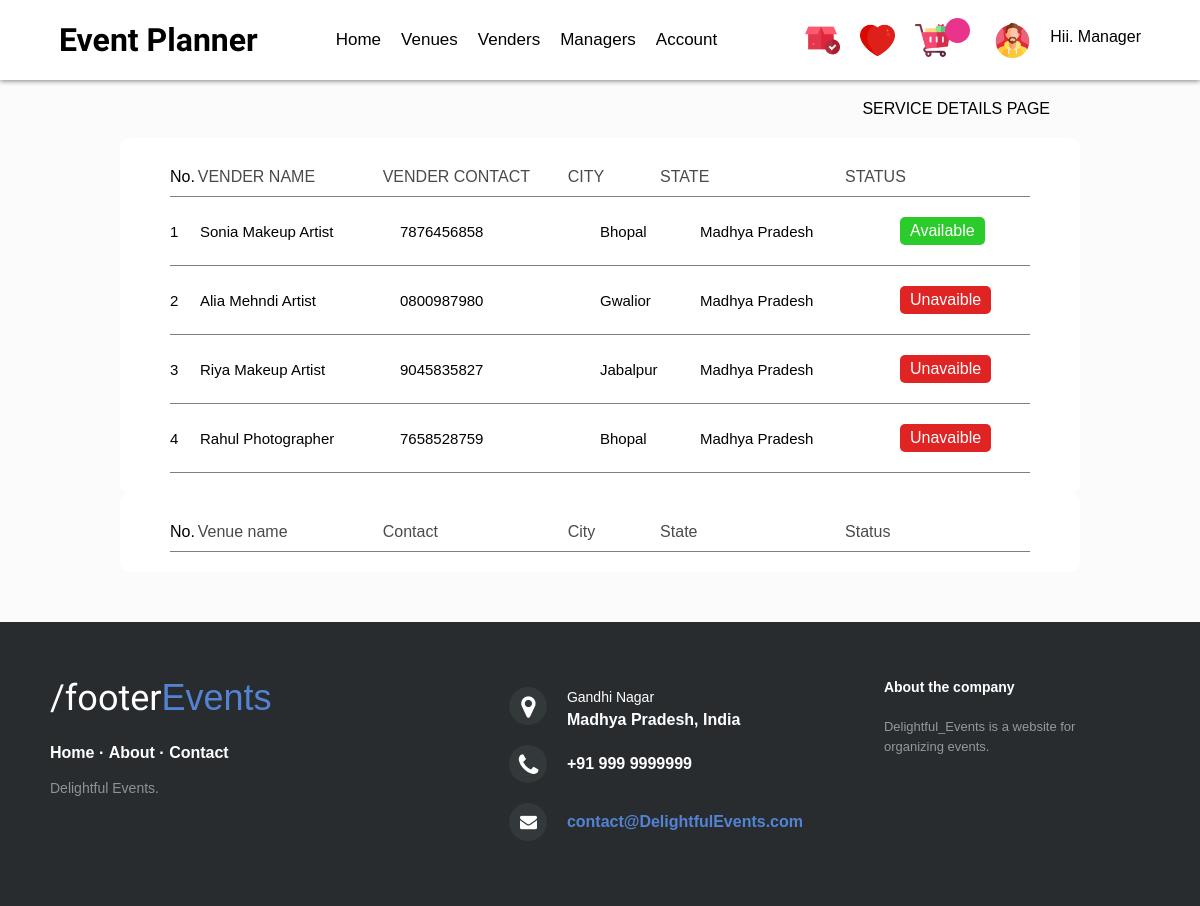
The app's page /detailsofsevices/6316a3e7-10b4-459a-aaea-3c5bee0b1a4d (signed in) with its own data.
### Manager/models.py (models this page shows, shortened)
class MANAGER_VENDER_BOOKING(models.Model):
    mbooking_id = models.UUIDField(primary_key=True,default=uuid.uuid4,editable=False)
    manager = models.ForeignKey(MANAGER,on_delete=models.CASCADE)
    user = models.ForeignKey(User, on_delete=models.CASCADE)
    vender = models.ForeignKey(Venders, on_delete=models.CASCADE)
    order_date = models.DateTimeField(auto_now_add=True)
    status = models.BooleanField(default=False)
    class Meta:
        ordering=['-order_date']

### Tables/models.py (models this page shows, shortened)
class Venders(models.Model):
    vender_id = models.UUIDField(primary_key=True,default=uuid.uuid4,editable=False)
    vender_name = models.CharField(max_length=50)
    mobile = models.CharField(max_length=10)
    email = models.CharField(max_length=50)
    state = models.CharField(max_length=20)
    city = models.CharField(max_length=20)
    vender_image = models.ImageField(upload_to='VenderImage')
    price = models.CharField(max_length=5)
    vender_type = models.ForeignKey(Vender_Type, on_delete=models.CASCADE)
    class Meta:
        ordering = ['vender_type']

### Wedding/views.py (the view)
# urls.py: path('detailsofsevices/<uuid:mb_id>',views.detailsofsevices,name="detailsofsevices"),
def detailsofsevices(request,mb_id):
    mb = MANAGER_BOOKING.objects.filter(mb_id=mb_id)
    for i in mb:
        customer = i.user
    cus_vender = MANAGER_VENDER_BOOKING.objects.filter(user=customer)
    cus_venue = MANAGER_VENUE_BOOKING.objects.filter(user=customer)
    data= {'vender':cus_vender,'venue':cus_venue}
    return render(request,"ServiceDetails.html",data)

### Templates/wedding/ServiceDetails.html (shortened to what this page needs)
{% include "Header.html" %}
<div style="display: flex; justify-content: flex-end; margin: 20px 150px 20px 0px;"">
    <p>SERVICE DETAILS PAGE</p>
</div>
<div style="width:80%; margin:auto; background-color: white; border-radius: 10px; padding: 20px 50px;">
    <div style="display: flex; padding: 10px 0px; border-bottom: 1px solid gray; ">
        <p style="width:30px">No.</p>
        <p style="width: 200px; color: #4a4a4a;">VENDER NAME</p>
        <p style="width: 200px; color: #4a4a4a;">VENDER CONTACT</p>
        <p style="width: 100px; color: #4a4a4a;">CITY</p>
        <p style="width: 200px; color: #4a4a4a;">STATE</p>
        <p style="width: 200px; color: #4a4a4a;">STATUS</p>
    </div>
    {% for i in vender %}
    <div style="display: flex; border-bottom: 1px solid gray; padding: 20px 0px; align-items: center;">
        <p style="width:30px; font-size: 15px;">{{forloop.counter}}</p>
        <p style="width: 200px; font-size: 15px;">{{i.vender.vender_name}}</p>
        <p style="width: 200px; font-size: 15px;">{{i.vender.mobile}}</p>
        <p style="width: 100px; font-size: 15px;">{{i.vender.city}}</p>
        <p style="width: 200px; font-size: 15px;">{{i.vender.state}}</p>
        {% if i.status %}
        <p style="background-color: rgb(44, 203, 44); padding: 5px 10px; border-radius: 5px; color: white;">Available</p>
        {% else %}
        <p style="background-color: rgb(224, 35, 35); padding: 5px 10px; border-radius: 5px; color: white;">Unavaible</p>
        {% endif %}
    </div>
    {% endfor %}
</div>
<div style="width:80%; margin:auto; background-color: white; border-radius: 10px; padding: 20px 50px;">
    <div style="display: flex; padding: 10px 0px; border-bottom: 1px solid gray; ">
        <p style="width:30px">No.</p>
        <p style="width: 200px; color: #4a4a4a;">Venue name</p>
        <p style="width: 200px; color: #4a4a4a;">Contact</p>
        <p style="width: 100px; color: #4a4a4a;">City</p>
        <p style="width: 200px; color: #4a4a4a;">State</p>
        <p style="width: 200px; color: #4a4a4a;">Status</p>
    </div>
</div>
{% include "Footer.html" %}

### Templates/wedding/Header.html (shortened to what this page needs)
<html lang="en">
<head>
    <link rel="stylesheet" href="/Static/Css/Header.css">
    <link rel="stylesheet" href="/Static/Css/Home.css">
    <link rel="stylesheet" href="/Static/Css/Forms.css">
    <link rel="stylesheet" href="/Static/Css/VenueDetailed.css">
    <link rel="stylesheet" href="/Static/Css/WedCategories.css">
    <link rel="stylesheet" href="/Static/Css/VenueCard.css">
    <link rel="stylesheet" href="/Static/Css/Cake_card.css">
    <link rel="stylesheet" href="/Static/Css/PhotographerCard.css">
    <link rel="stylesheet" href="/Static/Css/Footer.css">
    <link rel="stylesheet" href="http://maxcdn.bootstrapcdn.com/font-awesome/4.2.0/css/font-awesome.min.css">
</head>
<body style="background-color: #fbfbfb;">
    <header class="HEADER">
        <div class="BRAND">
            <h1><a href="{% url 'home' %}" class="brand-text">Event Planner</a></h1>
        </div>
        <div class="MENU">
            <ul>
                <li>
                    <a href="{% url 'wedding' %}">Home</a>
                </li>
                <li>
                    <a href="{% url 'venues' %}">Venues</a>
                </li>
                <li>
                    <a href="{% url 'venders' %}">Venders</a>
                </li>
                <li>
                    <a href="{% url 'managers' %}">Managers</a>
                </li>
                <li id="LI">
                    <a href="{% url 'profile' %}">Account</a>
                </li>
            </ul>
        </div>
        <div class="icon_con">
            {% if user.is_authenticated %}
            <div class="icon">
                <a href="{% url 'order' %}">
                    <img src="/Static/icons/order.png" alt="" class="icon-img">
                </a>
            </div>
            {% endif %}
            <div class="icon">
                <a href="{% url 'wishlist' %}">
                    <img src="/Static/icons/heart-red.png" alt="" class="icon-img">
                </a>
            </div>
            <div class="icon">
                <a href="{% url 'cart' %}">
                    <img src="/Static/icons/cart.png" alt="" class="icon-img">
                </a>
            </div>
            {% if user.is_authenticated %}
            <div class="bidget-div">
            </div>
            {% endif %}
            <div class="icon">
                <a href="{% url 'profile' %}">
                    <img src="/Static/icons/profile.png" alt="" class="icon-img">
                </a>
            </div>
            <div class="username">
                {% if user.is_authenticated %}
                Hii. {{user.first_name}}
                {% endif %}
            </div>
        </div>
    </header>

### Static/Css/Header.css (style rules this page uses)
* { margin: 0; padding: 0; box-sizing: border-box; font-family: proxima-nova, sans-serif; }
.bidget-div { position: relative; width: 25px; height: 25px; background-color: rgb(234, 52, 140); border-radius: 50%; display: flex; align-items: center; justify-content: center; left: -15px; }
.HEADER { width: 100%; position: sticky; top: 0; display: flex; flex-wrap: wrap; background-color: white; box-shadow: 0px 1px 5px 0px gray; padding: 0px 25px; align-items: center; justify-content: space-around; }
.BRAND { padding: 0px 0px; }
.brand-text { text-decoration: none; color: #000000; font-family: 'Sora', sans-serif; }
.MENU { margin: 0px Opx; padding: 0px 0px; }
.MENU ul { list-style: none; display: flex; flex-wrap: wrap; }
.MENU ul li { padding: 30px 0px; }
.MENU ul li a { text-decoration: none; color: black; font-size: 17; padding: 30px 10px; }
.username { display: flex; text-align: center; justify-content: center; margin: 10px 0px 0px 10px; }
.icon_con { display: flex; flex-wrap: wrap; }
.icon { background-color: white; margin: 0px 5px; padding: 5px; border-radius: 10px; }
.icon-img { width: 35px; height: 35px; }

### records on screen
MANAGER_VENDER_BOOKING: vender.vender_name "Sonia Makeup Artist", vender.mobile "7876456858", vender.city "Bhopal", vender.state "Madhya Pradesh", status "Available"
MANAGER_VENDER_BOOKING: vender.vender_name "Alia Mehndi Artist", vender.mobile "0800987980", vender.city "Gwalior", vender.state "Madhya Pradesh", status "Unavaible"
MANAGER_VENDER_BOOKING: vender.vender_name "Riya Makeup Artist", vender.mobile "9045835827", vender.city "Jabalpur", vender.state "Madhya Pradesh", status "Unavaible"
MANAGER_VENDER_BOOKING: vender.vender_name "Rahul Photographer", vender.mobile "7658528759", vender.city "Bhopal", vender.state "Madhya Pradesh", status "Unavaible"

### other values on screen
{{ user.first_name }} "Manager"
